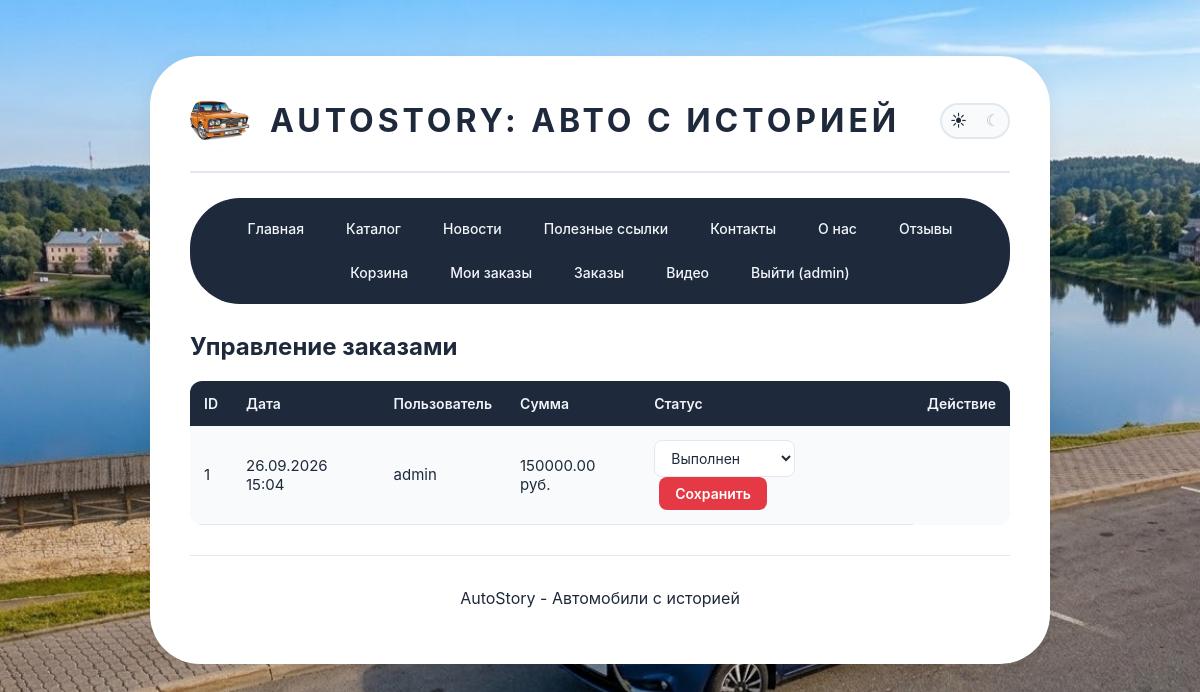
Page /manager_orders/ (signed in) on the committed database.
### auto/models.py (models this page shows, shortened)
class Order(models.Model):
    STATUS_CHOICES = [
        ('new', 'Новый'),
        ('confirmed', 'Подтверждён'),
        ('cancelled', 'Отменён'),
        ('completed', 'Выполнен'),
    ]
    user = models.ForeignKey(User, on_delete=models.CASCADE, verbose_name="Пользователь")
    status = models.CharField(max_length=20, choices=STATUS_CHOICES, default='new', verbose_name="Статус")
    total_price = models.DecimalField(max_digits=12, decimal_places=2, default=0, verbose_name="Итоговая стоимость")
    created_at = models.DateTimeField(default=datetime.now, verbose_name="Дата создания")
    class Meta:
        verbose_name = "Заказ"
        verbose_name_plural = "Заказы"
        ordering = ['-created_at']

### auto/views.py (the view)
# urls.py: path('manager_orders/', views.manager_orders, name='manager_orders'),
@user_passes_test(is_manager)
def manager_orders(request):
    orders = Order.objects.all()
    return render(request, 'Auto_DjangoWeb_IvanovLev/manager_orders.html', {'orders': orders})

### auto/views.py (called while the page is built)
def is_manager(user):
    return user.is_staff

### templates/Auto_DjangoWeb_IvanovLev/manager_orders.html (shortened to what this page needs)
{% extends "Auto_DjangoWeb_IvanovLev/layout.html" %}
{% load static %}
{% block content %}
<h2>Управление заказами</h2>
<table class="orders-table">
    <tr>
        <th>ID</th>
        <th>Дата</th>
        <th>Пользователь</th>
        <th>Сумма</th>
        <th>Статус</th>
        <th>Действие</th>
    </tr>
    {% for order in orders %}
    <tr>
        <td>{{ order.id }}</td>
        <td>{{ order.created_at|date:"d.m.Y H:i" }}</td>
        <td>{{ order.user.username }}</td>
        <td>{{ order.total_price }} руб.</td>
        <td>
            <form method="post" action="{% url 'order_status' order.id %}" style="display: inline;">
                <select name="status" class="status-select">
                    <option value="completed" {% if order.status == 'completed' %}selected{% endif %}>Выполнен</option>
                </select>
                <button type="submit" class="btn-save-status">Сохранить</button>
            </form>
        </td>
    </tr>
    {% empty %}
    <tr><td colspan="6" style="text-align: center;">Заказов пока нет</td></tr>
    {% endfor %}
</table>
{% endblock %}

### templates/Auto_DjangoWeb_IvanovLev/layout.html (shortened to what this page needs)
﻿<!DOCTYPE html>
<html lang="ru">
<head>
    {% load static %}
    <link rel="stylesheet" href="https://maxcdn.bootstrapcdn.com/bootstrap/3.4.1/css/bootstrap.min.css">
    <link rel="stylesheet" href="{% static 'css/site.css' %}" />
</head>
<body>
    <div class="container">
        <div class="header-with-logo">
            <a href="{% url 'home' %}" class="logo-link">
                <img src="{% static 'content/logo.jpeg' %}" alt="AutoStory" class="logo">
            </a>
            <h1>AUTOSTORY: АВТО С ИСТОРИЕЙ</h1>
            <button id="theme-toggle" class="theme-toggle" type="button">
                <span class="theme-icon theme-icon-sun">☀</span>
                <span class="theme-icon theme-icon-moon">☾</span>
            </button>
        </div>
        <div class="menu">
            <a href="{% url 'home' %}">Главная</a>
            <a href="{% url 'catalog' %}">Каталог</a>
            <a href="{% url 'blog' %}">Новости</a>
            <a href="{% url 'links' %}">Полезные ссылки</a>
            <a href="{% url 'contact' %}">Контакты</a>
            <a href="{% url 'about' %}">О нас</a>
            <a href="{% url 'pool' %}">Отзывы</a>
            {% if user.is_authenticated %}
                <a href="{% url 'cart' %}">Корзина</a>
                <a href="{% url 'my_orders' %}">Мои заказы</a>
            {% endif %}
            {% if user.is_staff %}
                <a href="{% url 'manager_orders' %}">Заказы</a>
            {% endif %}
            <a href="{% url 'videopost' %}">Видео</a>
            {% if user.is_authenticated %}
            <form action="{% url 'logout' %}" method="post">
                <button type="submit">Выйти ({{ user.username }})</button>
            </form>
            {% else %}
            <a href="{% url 'login' %}">Вход</a>
            {% endif %}
        </div>
        <div class="content">
            {% block content %}{% endblock %}
        </div>
        <hr />
        <footer>
            <p>AutoStory - Автомобили с историей</p>
        </footer>
    </div>
</body>
</html>

### static/css/site.css (style rules this page uses)
* { box-sizing: border-box; }
body { background: var(--bg-page); background-image: url("/static/fon-light.jpg"); background-size: cover; background-position: center; background-attachment: fixed; background-repeat: no-repeat; color: var(--text-main); font-family: 'Inter', 'Segoe UI', Arial, sans-serif; font-size: 16px; line-height: 1.6; margin: 0; padding: 30px 20px; transition: background var(--transition), color var(--transition); }
.container { background: var(--bg-container); max-width: 900px; margin: 0 auto; padding: 35px 40px; border-radius: 50px; box-shadow: var(--shadow); transition: background var(--transition), box-shadow var(--transition); }
.header-with-logo { display: flex; align-items: center; gap: 20px; margin-bottom: 25px; padding-bottom: 20px; border-bottom: 2px solid var(--border); transition: border-color var(--transition); }
.logo { width: 60px; height: 60px; object-fit: cover; border-radius: 50%; border: none; box-shadow: none; margin: 0; transition: transform var(--transition); }
h1 { color: var(--text-main); font-size: 32px; font-weight: 700; letter-spacing: 4px; margin: 0; flex-grow: 1; transition: color var(--transition); }
.theme-toggle { background: var(--bg-card); border: 2px solid var(--border); border-radius: 50px; width: 70px; height: 36px; position: relative; cursor: pointer; padding: 0; transition: background var(--transition), border-color var(--transition); overflow: hidden; }
.theme-icon { position: absolute; top: 50%; transform: translateY(-50%); font-size: 16px; transition: all var(--transition); color: var(--text-main); }
.theme-icon-sun { left: 8px; opacity: 1; }
.theme-icon-moon { right: 8px; opacity: 0.3; }
.menu { display: flex; flex-wrap: wrap; gap: 6px; justify-content: center; padding: 12px; background: var(--bg-header); border-radius: 50px; margin-bottom: 30px; transition: background var(--transition); }
.menu a, .menu button { color: #f1f5f9; text-decoration: none; font-size: 14px; font-weight: 500; padding: 8px 18px; border-radius: 30px; transition: all var(--transition); display: inline-block; background: transparent; border: none; cursor: pointer; font-family: inherit; }
.menu form { display: inline-block; margin: 0; }
h2 { color: var(--text-main); font-size: 24px; font-weight: 700; margin-top: 30px; margin-bottom: 15px; transition: color var(--transition); }
p { color: var(--text-main); margin-bottom: 18px; font-size: 16px; transition: color var(--transition); }
img { max-width: 100%; height: auto; border-radius: 12px; margin: 15px auto; display: block; box-shadow: var(--shadow); transition: transform var(--transition), box-shadow var(--transition); }
hr { border: none; height: 1px; background: var(--border); margin: 30px 0; transition: background var(--transition); }
footer { text-align: center; color: var(--text-muted); margin-top: 30px; font-size: 14px; transition: color var(--transition); }
a { color: var(--accent); text-decoration: none; transition: color var(--transition); }
.cart-table, .orders-table { width: 100%; border-collapse: collapse; margin: 20px 0; background: var(--bg-card); border-radius: 12px; overflow: hidden; transition: background var(--transition); }
.cart-table th, .orders-table th { background: var(--bg-header); color: #f1f5f9; padding: 14px; text-align: left; font-weight: 600; font-size: 14px; }
.cart-table td, .orders-table td { padding: 14px; border-bottom: 1px solid var(--border); font-size: 15px; color: var(--text-main); transition: color var(--transition); }
.status-select { padding: 8px 12px; border: 1px solid var(--border); border-radius: 8px; background: var(--bg-container); color: var(--text-main); font-size: 14px; transition: all var(--transition); }
.btn-save-status { background: var(--accent); color: #ffffff; padding: 8px 16px; border: none; border-radius: 8px; cursor: pointer; font-size: 14px; margin-left: 5px; transition: all var(--transition); }
form { margin-top: 20px; }
form input, form select, form textarea { padding: 10px 14px; border: 1px solid var(--border); border-radius: 8px; background: var(--bg-container); color: var(--text-main); font-size: 15px; transition: all var(--transition); }
form button { background: var(--accent); color: #ffffff; padding: 10px 25px; border: none; border-radius: 30px; cursor: pointer; font-size: 15px; font-weight: 600; transition: all var(--transition); }

### rows in the picture
Order: id "1", created_at "26.09.2026 15:04", user.username "admin", total_price "150000.00", status "Выполнен"

### other values in the picture
{{ user.username }} "admin"
